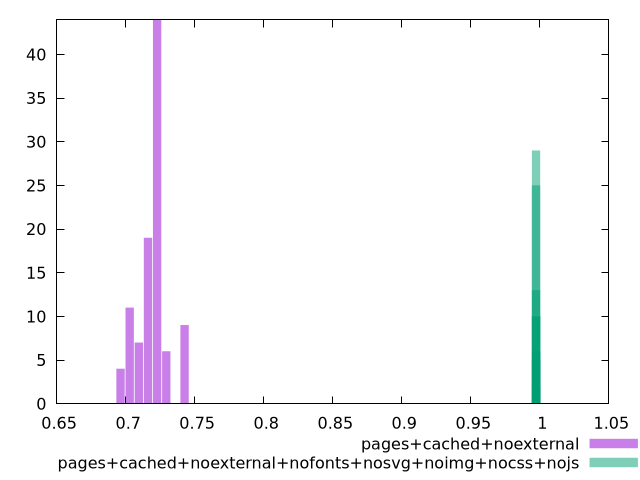

This chart was generated by the following gnuplot code:
$_pagesCachedNoexternal <<EOF
0.6962703101152183 4
0.7227948933577029 44
0.7095326017364606 7
0.729426039168324 6
0.7161637475470818 19
0.7426883307895662 9
0.7029014559258395 11
EOF
$_pagesCachedNoexternalNofontsNosvgNoimgNocssNojs <<EOF
0.9972406054702487 25
0.9972597809616435 10
0.9972469973007136 29
0.9972725646225732 2
0.9972661727921083 6
0.997227821809319 5
0.9972533891311786 10
0.9972342136397839 13
EOF
set key outside below
set terminal pngcairo
set output "report_00004_2020-11-02T20-21-41.718Z/performance_score/performance_score_pages+cached+noexternal_pages+cached+noexternal+nofonts+nosvg+noimg+nocss+nojs+hist.png"
set boxwidth 0.006020045090147097
set style fill transparent solid 0.5 noborder
set yrange [0:44]
plot $_pagesCachedNoexternal title "pages+cached+noexternal" with boxes ,$_pagesCachedNoexternalNofontsNosvgNoimgNocssNojs title "pages+cached+noexternal+nofonts+nosvg+noimg+nocss+nojs" with boxes ,
